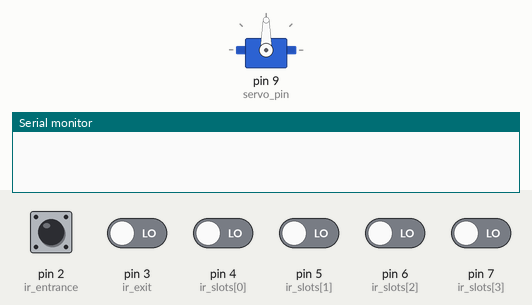
This sketch was run on a simulated Arduino Uno, built for the host (arithmetic inside an expression is 32-bit, double 64-bit). Parts: servo, the last lines printed to the serial monitor. The test bench sets the inputs (shaded band); at power-on: pin 2 (ir_entrance), pin 3 (ir_exit), pin 4 (ir_slots[0]), pin 5 (ir_slots[1]), pin 6 (ir_slots[2]), pin 7 (ir_slots[3]) LOW.

Above: at 1.2 s.
1.3 s: pin 2 (ir_entrance) driven HIGH
3.2 s: pin 4 (ir_slots[0]) driven HIGH
At 7.4 s:
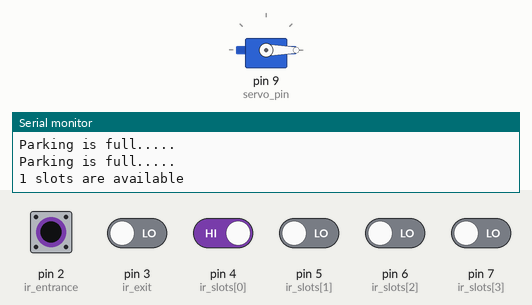
7.7 s: pin 4 (ir_slots[0]) driven LOW
10.7 s: pin 2 (ir_entrance) pulsed LOW 2 times (0.12 s each, 0.3 s apart)
Timing chart, 0 to 13.7 s (numbered marks = the images above; inputs shaded):
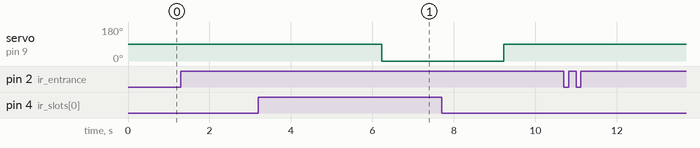

Measured:
- after the input at 3.2 s, servo on pin 9 (servo_pin): 90° → 0° after 3.0 s

The sketch:

parkingCode.ino
```cpp
#include <Servo.h>
#include <BlynkSimpleStream.h>
#define BLYNK_TEMPLATE_ID "TMPL3IeaEjEsM"
#define BLYNK_TEMPLATE_NAME "new device"
#define BLYNK_AUTH_TOKEN "2zJ49EUrvWQ1Xa3GNf11L9xlodHDMjz_"
const int ir_entrance = 2;
const int ir_exit = 3;
const int servo_pin = 9;
const int num_slots = 4;
int ir_slots[num_slots] = { 4, 5, 6 ,7};

Servo gate;

void setup() {
  Serial.begin(9600);
  pinMode(ir_entrance, INPUT);
  pinMode(ir_exit, INPUT);
  for (int i = 0; i < num_slots; i++) {
    pinMode(ir_slots[i], INPUT);
  }
  gate.attach(servo_pin);
}

void loop() {
  int available_slots = 0;

  if (digitalRead(ir_entrance) == HIGH) {
    for (int i = 0; i < num_slots; i++) {
      if (digitalRead(ir_slots[i]) == HIGH) {
        available_slots++;
      }
    }

    if (available_slots > 0) {
      Serial.print(available_slots);
      Serial.println(" slots are available");
      gate.write(90);
      delay(3000);
      gate.write(0);

  if (digitalRead(ir_exit) == LOW) {
    delay(3000);
    gate.write(90);
  }
    } else {
      Serial.println("Parking is full.....");
      gate.write(90);
    }
  }

}
```
